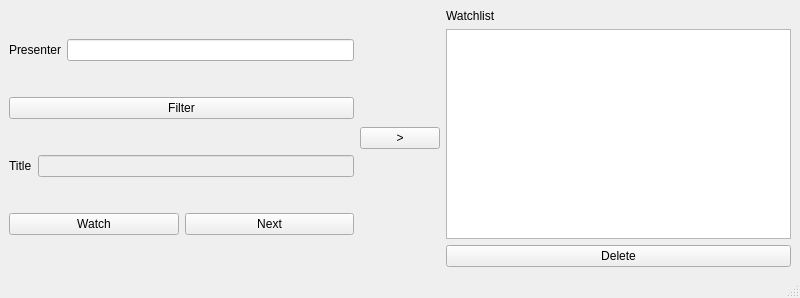
<?xml version="1.0" encoding="UTF-8"?>
<ui version="4.0">
 <class>UserMenu</class>
 <widget class="QMainWindow" name="UserMenu">
  <property name="geometry">
   <rect>
    <x>0</x>
    <y>0</y>
    <width>800</width>
    <height>298</height>
   </rect>
  </property>
  <property name="windowTitle">
   <string>Main Menu</string>
  </property>
  <widget class="QWidget" name="centralwidget">
   <layout class="QGridLayout" name="gridLayout">
    <item row="0" column="0">
     <layout class="QHBoxLayout" name="horizontalLayout_5">
      <item>
       <layout class="QVBoxLayout" name="verticalLayout_2">
        <item>
         <layout class="QHBoxLayout" name="horizontalLayout_2">
          <item>
           <widget class="QLabel" name="label">
            <property name="text">
             <string>Presenter</string>
            </property>
           </widget>
          </item>
          <item>
           <widget class="QLineEdit" name="presenterLineEdit"/>
          </item>
         </layout>
        </item>
        <item>
         <widget class="QPushButton" name="filterButton">
          <property name="text">
           <string>Filter</string>
          </property>
         </widget>
        </item>
        <item>
         <layout class="QHBoxLayout" name="horizontalLayout_3">
          <item>
           <widget class="QLabel" name="label_2">
            <property name="text">
             <string>Title</string>
            </property>
           </widget>
          </item>
          <item>
           <widget class="QLineEdit" name="titleLineEdit">
            <property name="enabled">
             <bool>false</bool>
            </property>
           </widget>
          </item>
         </layout>
        </item>
        <item>
         <layout class="QHBoxLayout" name="horizontalLayout_4">
          <item>
           <widget class="QPushButton" name="watchButton">
            <property name="text">
             <string>Watch</string>
            </property>
           </widget>
          </item>
          <item>
           <widget class="QPushButton" name="nextButton">
            <property name="text">
             <string>Next</string>
            </property>
           </widget>
          </item>
         </layout>
        </item>
       </layout>
      </item>
      <item>
       <widget class="QPushButton" name="addToWatchListButton">
        <property name="text">
         <string>&gt;</string>
        </property>
       </widget>
      </item>
      <item>
       <layout class="QVBoxLayout" name="verticalLayout">
        <item>
         <widget class="QLabel" name="label1">
          <property name="text">
           <string>Watchlist</string>
          </property>
         </widget>
        </item>
        <item>
         <widget class="QListWidget" name="watchlistWidget"/>
        </item>
        <item>
         <widget class="QPushButton" name="deleteButton">
          <property name="text">
           <string>Delete</string>
          </property>
         </widget>
        </item>
        <item>
         <layout class="QHBoxLayout" name="horizontalLayout"/>
        </item>
       </layout>
      </item>
     </layout>
    </item>
   </layout>
  </widget>
  <widget class="QMenuBar" name="menubar">
   <property name="geometry">
    <rect>
     <x>0</x>
     <y>0</y>
     <width>800</width>
     <height>26</height>
    </rect>
   </property>
  </widget>
  <widget class="QStatusBar" name="statusbar"/>
 </widget>
 <resources/>
 <connections/>
</ui>
